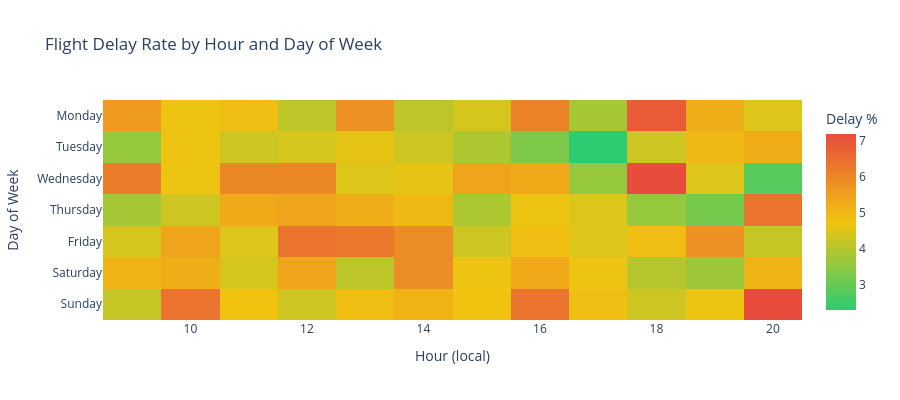

Write notebook code for a chart like this one.
### Markdown cell above
## 1. Delay Heatmap: Hour of Day vs Day of Week

When do delays cluster? This heatmap shows the percentage of flights delayed by 15+ minutes, broken down by local departure hour and day of week.

### Code cell
df_heat = query("""
    SELECT
        EXTRACT(ISODOW FROM f.scheduled_departure)::int AS dow,
        EXTRACT(HOUR FROM timezone(dep.timezone, f.scheduled_departure))::int AS hour_local,
        COUNT(*) AS flights,
        ROUND(100.0 * COUNT(*) FILTER (
            WHERE f.actual_departure > f.scheduled_departure + INTERVAL '15 min'
        ) / COUNT(*), 1) AS delay_pct
    FROM bookings.flights f
    JOIN bookings.airports_data dep ON dep.airport_code = f.departure_airport
    WHERE f.status = 'Arrived'
    GROUP BY dow, hour_local
""")

day_names = {1:'Monday',2:'Tuesday',3:'Wednesday',4:'Thursday',5:'Friday',6:'Saturday',7:'Sunday'}
df_heat['day_name'] = df_heat['dow'].map(day_names)

pivot = df_heat.pivot(index='day_name', columns='hour_local', values='delay_pct')
pivot = pivot.reindex(['Monday','Tuesday','Wednesday','Thursday','Friday','Saturday','Sunday'])

fig = px.imshow(pivot, labels=dict(x="Hour (local)", y="Day of Week", color="Delay %"),
                color_continuous_scale=['#2ecc71','#f1c40f','#e74c3c'],
                aspect='auto', title="Flight Delay Rate by Hour and Day of Week")
fig.update_layout(template='plotly_white', width=900, height=400)
fig.show()

### Figure 1 — Plotly figure (JSON) as saved in the notebook; plotly's stock layout.template omitted (floating-point values rounded to 4 significant figures)
{"data": [{"coloraxis": "coloraxis", "hovertemplate": "Hour (local): %{x}<br>Day of Week: %{y}<br>Delay %: %{z}<extra></extra>", "name": "0", "type": "heatmap", "x": [9, 10, 11, 12, 13, 14, 15, 16, 17, 18, 19, 20], "xaxis": "x", "y": ["Monday", "Tuesday", "Wednesday", "Thursday", "Friday", "Saturday", "Sunday"], "yaxis": "y", "z": [[5.6, 4.7, 4.9, 4.1, 5.8, 4.1, 4.4, 6.1, 3.8, 6.9, 5.2, 4.5], [3.6, 4.7, 4.3, 4.4, 4.6, 4.3, 3.9, 3.3, 2.3, 4.3, 5.0, 5.2], [6.2, 4.7, 6.0, 6.0, 4.5, 4.6, 5.4, 5.3, 3.6, 7.2, 4.5, 2.8], [3.8, 4.3, 5.3, 5.4, 5.2, 5.0, 3.9, 4.7, 4.5, 3.6, 3.2, 6.4], [4.4, 5.4, 4.5, 6.4, 6.3, 5.9, 4.3, 4.9, 4.5, 4.9, 5.8, 4.2], [5.1, 5.2, 4.4, 5.4, 4.1, 5.9, 4.7, 5.3, 4.7, 4.0, 3.7, 5.1], [4.2, 6.4, 4.8, 4.3, 4.9, 5.1, 4.8, 6.4, 4.9, 4.3, 4.7, 7.2]]}], "layout": {"coloraxis": {"colorbar": {"title": {"text": "Delay %"}}, "colorscale": [[0.0, "#2ecc71"], [0.5, "#f1c40f"], [1.0, "#e74c3c"]]}, "height": 400, "title": {"text": "Flight Delay Rate by Hour and Day of Week"}, "width": 900, "xaxis": {"anchor": "y", "domain": [0.0, 1.0], "title": {"text": "Hour (local)"}}, "yaxis": {"anchor": "x", "autorange": "reversed", "domain": [0.0, 1.0], "title": {"text": "Day of Week"}}}}
